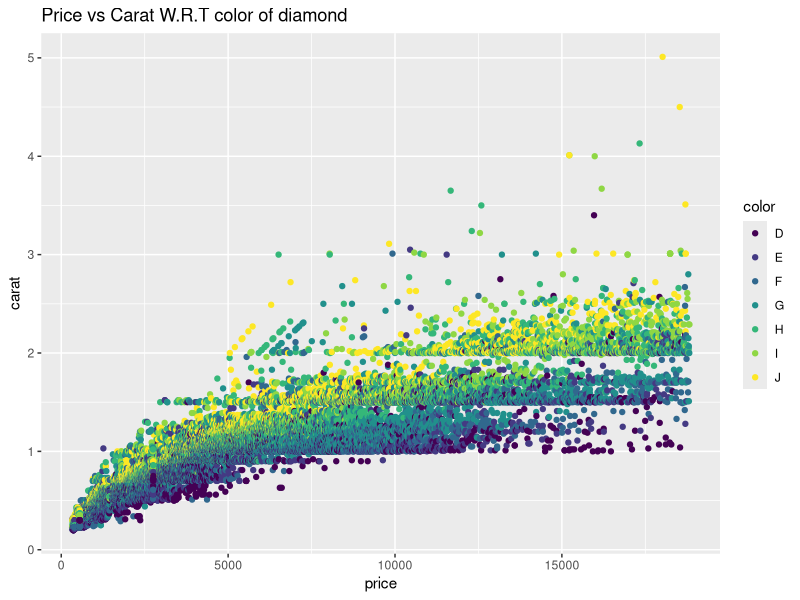

Generate this figure with R:
library(ggplot2)
# Plotting scatter graph showing price vs carat according to color type of diamond
ggplot(diamonds, aes(x=price, y=carat, color=color)) + geom_point() +
  ggtitle("Price vs Carat W.R.T color of diamond")